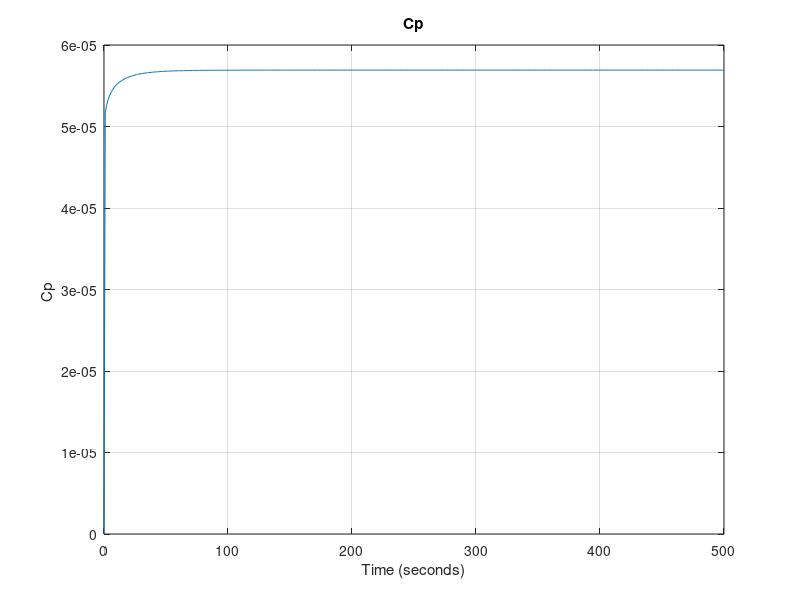
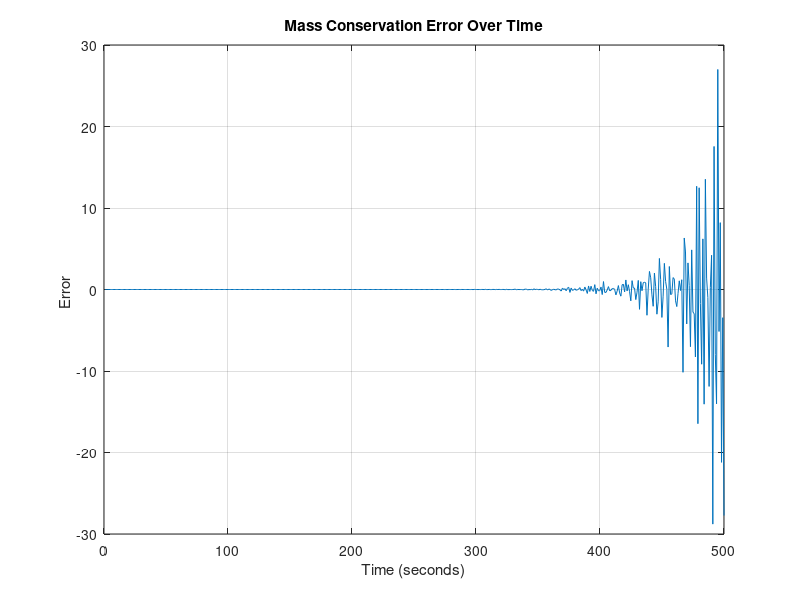
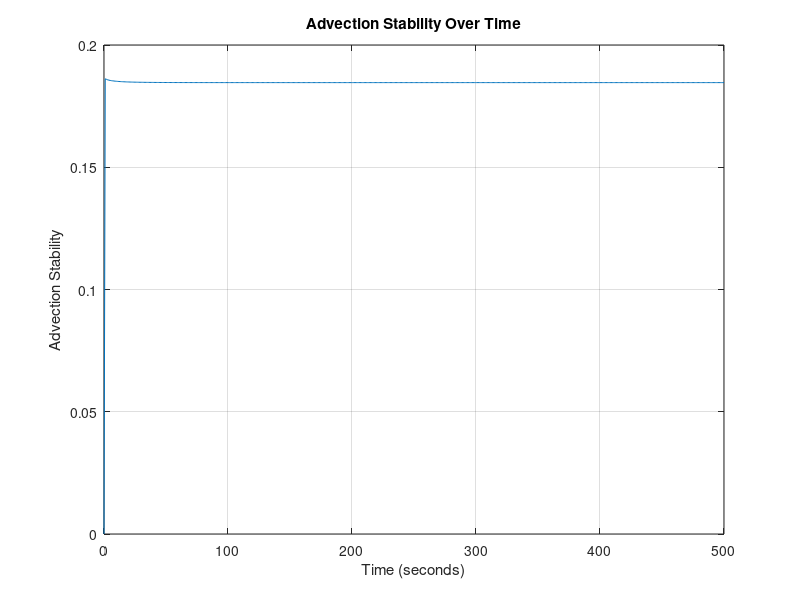
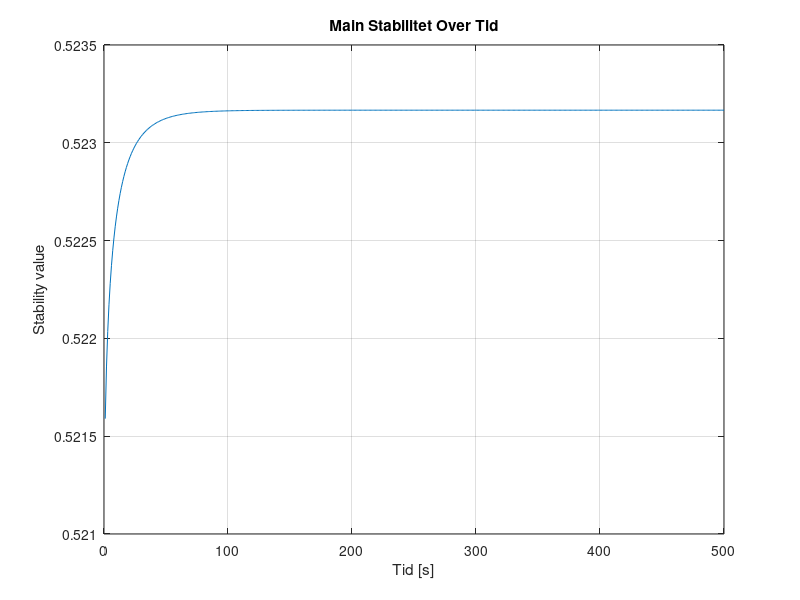

Recreate these plots in MATLAB, in order. (Note: this script raises an error after producing the figures.)
%__Gruppe 3-Simulering-3.Sem__
clear
close all
clc
%% Inital Parameters
domain_length = 0.1;   % Domain length (meters)
domain_steps = 1000;    % Number of spatial domain_steps points
dx = domain_length / (domain_steps - 1); % Position discretization
 
time_length = 500;      % Time length (seconds)
time_steps = 500;       % Number of time steps
dt = time_length / time_steps; % Temporal discretization

% DEFINED VARIABLES
D = 1.464*10^-9; % Diffusivity coefficient H2PO4- in water [m^2 s^-1]
feed_conc = 0.1; % Constant solute concentration at the first cell 0.1 molar [H2PO4-]
TMP = 35; %TMP: Transmembrane Pressure [bar]

area = 0.0308; % Area of the membrane surface [m^2]
kw = 5.7311*10^(-7); % Initial water permeability m^3 m^-2 bar^-1 s^-1 
my = 0.8903*10^-9; % Water viscosity [Bar∙s]
Rm = 1/(my*kw); % Rejection of water at the membrane (σ) [m^-1]
PC = 0.5; %Percipitate Advection Coefficient

sig_m = 0.1; % Rejection of ions 

% PHYSICAL CONSTANTS
R= 8.31415*10^-2; % Gasconstant [L^3 Bar mol^-1 K^-1]
T= 273.15+25; %Temperature [K]
 
% Anonymous functions
%Lv = @(time) kw*exp(-kb*time); %Water permeability dependent on Fouling

Mp = @(conc) 0.0011*exp(36.328*conc) + 0.263253; % concentration of udfæld in respect to phosphate increase.
Rf = @(conc) alpha*(Mp(conc)/area); % Rate of fouling
Lv = @(conc) 1/(my*(Rm+Rf(conc))); % Water permeability dependent on fouling


% Create a grid for space and time
x = linspace(0, domain_length, domain_steps);
t = linspace(0, time_length, time_steps);

% Initialize the concentration array AND Initial condition (1D)
C = zeros(domain_steps, time_steps)+0.1; % 0.1 molar [H2PO4] at pH 2.9


%Diffusive Stability
DS = D*dt/dx^2;
fprintf('\n Diffusivity Stability = %f', DS);
if DS>0.5 
   fprintf(2,'\n ERROR: Stabilitetsfejl');
else
    fprintf('\n Stable Diffusion Model !!');
end


%% Time-stepping loop
for j = 2:time_steps
    for i = 1:domain_steps
        LastC = C(domain_steps, j-1);

        C(1, :) = feed_conc; % Set the leftmost boundary to 0.1

        Jv = (kw*(TMP-(1*R*T*(LastC))));  % Volume flux = Jv ,  in terms of osmotic pressure (TMP, R, T, delta_C) and Lv. [m/s]

        % Calculate the second derivative in x direction
        if i == 1 %_Left Cell__
            d2Cdx2 = 0;
            dCdt_advection = 0;
        
        elseif i == domain_steps %__Membrane Cell___
            % No right neighbor at the last cell and MEMBRANE
            d2Cdx2 = (D * (C(domain_steps - 1, j-1) - C(domain_steps, j-1))) / dx^2;
            dCdt_advection = -Jv * (C(domain_steps, j-1)*(1-sig_m) - C(domain_steps - 1, j-1)) / dx;

        else    %__Normal Cells__
            % Calculate the second derivative normally
            d2Cdx2 = D * (C(i + 1, j-1) - 2 * C(i, j-1) + C(i - 1, j-1)) / dx^2;
            % Apply advection term
            dCdt_advection = -Jv * (C(i, j-1) - C(i-1, j-1)) / dx;
        end
        % Apply the diffusion-advection-(electromigration) equation
        C(i, j) = C(i, j-1) + dt * (d2Cdx2 + dCdt_advection);
        Jv_values3(j) = Jv; % Plot values
        AS(j) = Jv * dt/dx; % Stability plot values

        % Main Stability
        MainS=(1-2*DS-AS(j));                      % Calculation of specific main stability to time
        MainS_values(j)=MainS;                     % Storing main stability values
    end
end
%% conservation and error

volprc = dx*area*1000;  % Volume per cell in Liters

Cw = [0,C(domain_steps, :)]; % Making the matrix line up properly and have the right size
Cw(end) = [];

Systemdiff = [0, diff(sum(C*volprc,1))]; % Difference in system concentration per dt

inflow = feed_conc*(Jv_values3)*(dt/dx)*volprc; % In - mol
outflow = Cw.* Jv_values3*(dt/dx)*volprc*(1-sig_m); % Out - mol
infoutdiff = (inflow - outflow);
ERROR = ((Systemdiff - infoutdiff).*Systemdiff.^(-1))*100; % The mass conservation error

%% 2D Plots

% Plot Mass Conservation Error values over time

figure;
plot(t, outflow);
xlabel('Time (seconds)');
ylabel('Cp ');
title('Cp');
grid on;



% Plot Mass Conservation Error values over time

figure;
plot(t, ERROR);
xlabel('Time (seconds)');
ylabel('Error ');
title('Mass Conservation Error Over Time');
grid on;

% Plot Advection Stability (DS) values over time

figure;
plot(t, AS);
xlabel('Time (seconds)');
ylabel('Advection Stability');
title('Advection Stability Over Time');
grid on;


% Plot Main Stability (MainS) values over time

figure;
plot(t(2:end), MainS_values(2:end));
xlabel('Tid [s]');
ylabel('Stability value');
title('Main Stabilitet Over Tid');
grid on;


% Plot Jv values over time
figure;
plot(t, Jv_values3);
xlabel('Time (seconds)');
ylabel('Jv (Velocity)');
title('Jv (Velocity) Over Time');
grid on;
ax = gca;
ax.YAxis.Exponent = -5;

% Define fractions of time steps you want to visualize
time_fraction = [0.002, 0.01, 0.1, 0.25, 0.5, 0.9];  % For example, 0.1 corresponds to 10% of time steps

% Calculate the corresponding time indices
time_instances = [1, 5, 25, 50, 100, 250, 500];

% Create a figure for the first plot
figure;
hold on;

% Plot concentration at specific time instances
for i = 1:length(time_instances)
    time_index = time_instances(i);
    plot(x, C(:, time_index));
end

xlabel('Position [m]');
ylabel('Koncentration [mol L^{-1}]');
title('Koncentration over Position ved Forskellige Tidsfraktioner');
xlim([0.099, domain_length]);
ylim([0.1, 0.12]);

% Add a legend for clarity
legend(arrayfun(@(f) ['t=', num2str(f), 's'], time_instances, 'UniformOutput', false));

grid on;
hold off;


%% 3D Plot

% Create a 3D surface plot to visualize concentration over time and position
[T, X] = meshgrid(t, x);
figure;
h = surf(X, T, C); % Transpose removed here
xlabel('Position [m]');
ylabel('Tid [s]');
zlabel('Koncentration [mol L^{-1}]');
title('Koncentration Over Tid og Position');

% Set axis limits to start at the origin
xlim([0, domain_length]);
ylim([0, time_length]);
zlim([0.1, 0.12]); % Assuming max(C(:)) is the maximum concentration in your data

set(h,'LineStyle','none')
colormap(jet)
clim([0.1 0.12])

%%
save('step3jv', 'Jv_values3')



